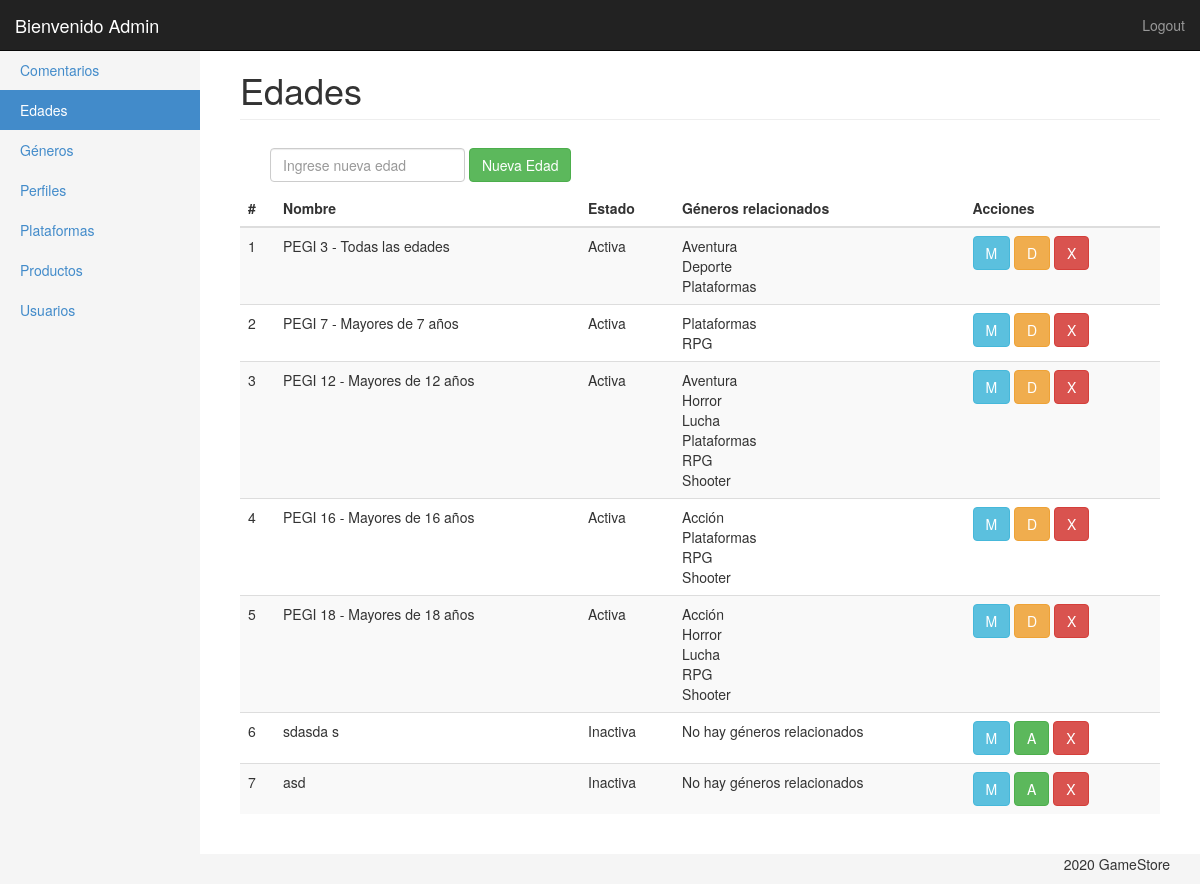
Before: /ProduccionWeb_TP1/panel/edades.php (signed in) with the older database file.
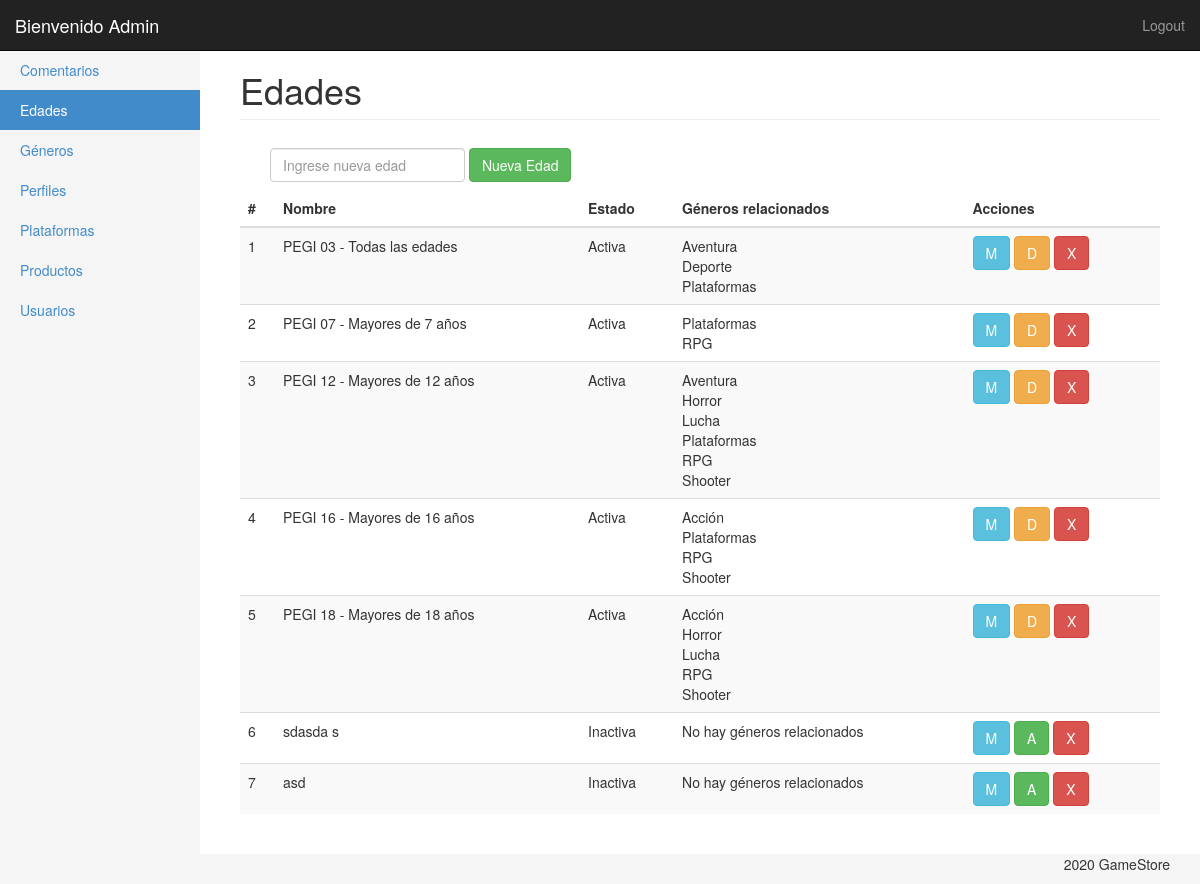
After: the same page with the newer database file.
### tables this page shows
CREATE TABLE `edades` (
  `id` int(11) NOT NULL,
  `nombre` varchar(50) NOT NULL,
  `estado` tinyint(1) NOT NULL DEFAULT 1,
  `enabled` tinyint(1) NOT NULL DEFAULT 1
);

### ProduccionWeb_TP1/panel/clases/edad.php (called while the page is built, shortened)
<?php
Class Edad{
	private $con;
	public function __construct($con){
		$this->con = $con;
	}
	public function getList(){
		$query = "SELECT *
					FROM edades
					WHERE enabled = '1' ";
        return $this->con->query($query);
	}
	public function getCategoria($id){
		$query = "	SELECT generos.nombre
					FROM generos INNER JOIN genero_edades
					ON generos.id = genero_edades.idgen
					INNER JOIN edades
					ON edades.id = genero_edades.idedad
					WHERE edades.id=".$id." AND generos.enabled = 1 AND generos.estado = 1 ";
		return $this->con->query($query);
	}
}

### ProduccionWeb_TP1/panel/edades.php (the view, shortened to what this page needs)
<?php
require('inc/header.php');
?>
<div class="container-fluid">
	<?php $edadMenu = 'Edades';
	$edad = new Edad($con);
	include('inc/side_bar.php');
	?>
	<div class="col-sm-9 col-md-10 main">
		<h1 class="page-header">
			<?php echo $edadMenu ?>
		</h1>
		<div class="container-fluid">
			<form action="edades.php" method="post" class="navbar-form navbar-left">
				<input type="text" class="form-control" id="nombre" name="nombre" placeholder="Ingrese nueva edad">
				<button type="submit" class="btn btn-success" name="alta_edades" title="Agregar">Nueva Edad</button></a>
			</form>
		</div>
		<div class="table-responsive">
			<table class="table table-striped">
				<thead>
					<tr>
						<th>#</th>
						<th>Nombre</th>
						<th>Estado</th>
						<th>Géneros relacionados</th>
						<th>Acciones</th>
					</tr>
				</thead>
				<tbody>
					<?php
					foreach ($edad->getList() as $edades) { ?>
						<tr>
						<td><?php echo $edades['id'];?></td>
						<td><?php echo $edades['nombre'];?></td>
						<td><?php if($edades['estado'] == 1){
							echo 'Activa';
						} else {
							echo 'Inactiva';
						} 	?></td>
						<td> <?php
						$haycat = false;
						foreach ($edad->getCategoria($edades['id']) as $cate) {
									$haycat = true;
									echo $cate['nombre'];
									?> <br> <?php
								}
								if(!$haycat){
									echo "No hay géneros relacionados";
								} ?></td>
						<td>
						<a href="edades_ae.php?edit=<?php echo $edades['id']?>"><button type="button" class="btn btn-info" title="Modificar nombre">M</button></a>
							<?php if($edades['estado'] == 0){ ?>
								<a href="edades.php?modif=<?php echo $edades['estado'] ?>&id=<?php echo $edades['id']?>"><button type="button" class="btn btn-success" title="Activar">A</button></a>
							<?php } else { ?>
								<a href="edades.php?modif=<?php echo $edades['estado'] ?>&id=<?php echo $edades['id']?>"><button type="button" class="btn btn-warning" title="Desactivar">D</button></a>
							<?php }
							?><a href="edades.php?del=<?php echo $edades['id'] ?>"><button type="button" class="btn btn-danger" title="Borrar">X</button></a>
						</td>
						</tr>
					<?php } ?>
				</tbody>
			</table>
		</div>
	</div>
</div>
<?php include('inc/footer.php'); ?>

### ProduccionWeb_TP1/panel/inc/header.php (shortened to what this page needs)
<!DOCTYPE html>
<?php session_start();
include('clases/usuarios.php');
include('clases/edad.php');
?>
<html lang="es">
<head>
  <link href="css/bootstrap.min.css" rel="stylesheet">
  <link href="css/styles.css" rel="stylesheet">
</head>
<body>
  <nav class="navbar navbar-inverse navbar-fixed-top" role="navigation">
    <div class="container-fluid">
      <div class="navbar-header">
        <a class="navbar-brand" href="index.php">Bienvenido <?php echo $_SESSION['usuario']['nombre']  ?></a>
      </div>
      <div class="navbar-collapse collapse">
        <ul class="nav navbar-nav navbar-right">
          <li><a href="?logout">Logout</a></li>
        </ul>
      </div>
    </div>
  </nav>

Changed rows visible on the page:
changed edades id 1: nombre "PEGI 3 - Todas las edades" → "PEGI 03 - Todas las edades"
changed edades id 2: nombre "PEGI 7 - Mayores de 7 años" → "PEGI 07 - Mayores de 7 años"
